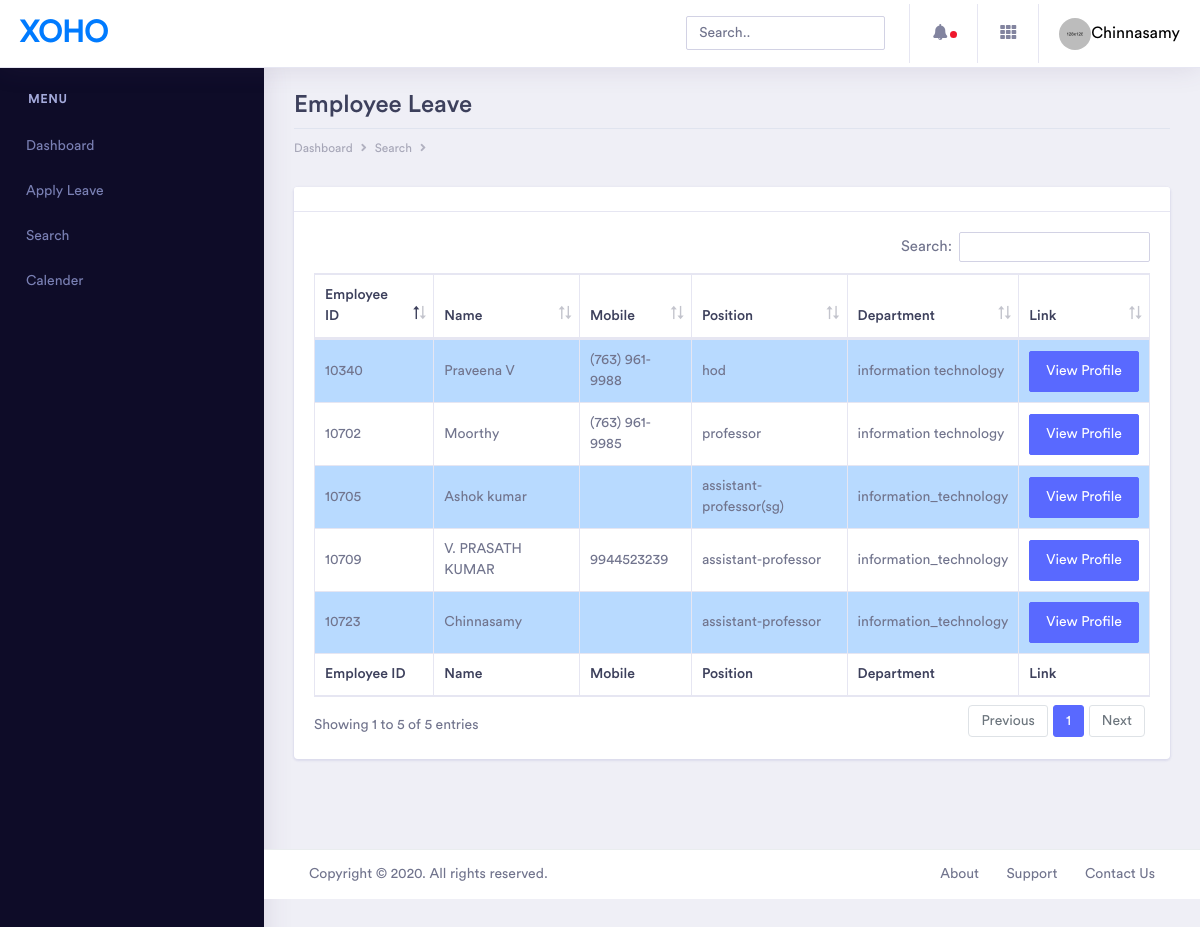
The page /xoho/search.php (signed in) on the database its author committed.
### tables this page shows
CREATE TABLE `employee` (
  `staff_id` int(11) NOT NULL,
  `name` varchar(30) DEFAULT NULL,
  `pic` varchar(50) DEFAULT NULL,
  `email` varchar(30) DEFAULT NULL,
  `dob` date DEFAULT NULL,
  `emp_id` int(11) DEFAULT NULL,
  `gender` varchar(20) DEFAULT NULL,
  `mobile` varchar(20) DEFAULT NULL,
  `password` varchar(20) DEFAULT NULL,
  `role` varchar(20) DEFAULT NULL,
  `position` varchar(30) DEFAULT NULL,
  `doj` date NOT NULL,
  `dept` varchar(50) NOT NULL,
  `imagename` varchar(50) NOT NULL,
  `cl` int(11) NOT NULL DEFAULT '0',
  `wh` int(11) NOT NULL DEFAULT '0',
  `loss` int(11) NOT NULL DEFAULT '0',
  `od` int(11) NOT NULL DEFAULT '0',
  `notify` int(10) NOT NULL DEFAULT '1'
);

### xoho/pages/search.php (the view, shortened to what this page needs)
<div class="container-fluid  dashboard-content">
    <div class="row">
        <div class="col-xl-12 col-lg-12 col-md-12 col-sm-12 col-12">
            <div class="page-header">
                <h2 class="pageheader-title">Employee Leave</h2>
                <div class="page-breadcrumb">
                    <nav aria-label="breadcrumb">
                        <ol class="breadcrumb">
                            <li class="breadcrumb-item"><a href="index.php" class="breadcrumb-link">Dashboard</a></li>
                            <li class="breadcrumb-item"><a href="#" class="breadcrumb-link">Search</a></li>
                            <li class="breadcrumb-item active" aria-current="page"></li>
                        </ol>
                    </nav>
                </div>
            </div>
        </div>
    </div>
    <div class="row">
        <div class="col-xl-12 col-lg-12 col-md-12 col-sm-12 col-12">
            <div class="card">
                <div class="card-header">
                </div>
                <div class="card-body">
                    <div class="table-responsive">
                        <table id="example1" class="table table-striped table-bordered second" style="width:100%">
                            <thead>
                                <tr>
                                    <th>Employee ID</th>
                                    <th>Name</th>
                                    <th>Mobile</th>
                                    <th>Position</th>
                                    <th>Department</th>
                                    <th>Link</th>
                                </tr>
                            </thead>
                            <tbody>
                              <?php
                                  include('php/connection.php');
                                  $sql="SELECT emp_id,name,mobile,position,dept FROM employee";
                                  $result = mysqli_query($con,$sql);
                                  if ($result->num_rows>0) {
                                    while ($row = $result->fetch_assoc()){
                                      echo "<tr><td>".$row['emp_id']."</td><td>";
                                      echo $row['name']."</td><td>";
                                      echo $row['mobile']."</td><td>";
                                      echo $row['position']."</td><td>";
                                       echo $row['dept']."</td><td>";
                                      echo "<button class='btn btn-primary' id='".$row['emp_id']."' onclick='profileView(this)'>View Profile</button></td></tr>";
                                    }
                                  }
                                  else{
                                    echo "<tr><td id='rack' colspan='5' style='text-align:center;'>No result found</td></tr>";
                                  }
                              ?>
                            </tbody>
                            <tfoot>
                                <tr>
                                    <th>Employee ID</th>
                                    <th>Name</th>
                                    <th>Mobile</th>
                                    <th>Position</th>
                                    <th>Department</th>
                                    <th>Link</th>
                                </tr>
                            </tfoot>
                        </table>
                    </div>
                </div>
            </div>
        </div>
    </div>
</div>

### xoho/search.php (shortened to what this page needs)
<!doctype html>
<html lang="en">
<head>
    <link rel="stylesheet" href="assets/vendor/bootstrap/css/bootstrap.min.css">
    <link href="assets/vendor/fonts/circular-std/style.css" rel="stylesheet">
    <link rel="stylesheet" href="assets/libs/css/style.css">
    <link rel="stylesheet" href="assets/vendor/fonts/fontawesome/css/fontawesome-all.css">
    <link rel="stylesheet" type="text/css" href="assets/vendor/datatables/css/dataTables.bootstrap4.css">
    <link rel="stylesheet" type="text/css" href="assets/vendor/datatables/css/buttons.bootstrap4.css">
    <link rel="stylesheet" type="text/css" href="assets/vendor/datatables/css/select.bootstrap4.css">
    <link rel="stylesheet" type="text/css" href="assets/vendor/datatables/css/fixedHeader.bootstrap4.css">
</head>
<body onload="$('.loader').removeClass('is-active');">
    <div class="dashboard-main-wrapper">
        <?php
            include('components/header.php');
            include('components/sidebar.php');
        ?>
        <div class="dashboard-wrapper">
            <?php
                include('pages/search.php');
                include('components/footer.php');
            ?>
        </div>
    </div>
</body>
</html>

### xoho/components/header.php (shortened to what this page needs)
<?php
    if(isset($_SESSION['pic'])){
        $img=$_SESSION['pic'];
        $path='images/'.$img;
    }
    else{
        $path='images/avatar.jpg';
    }
?>
<div class="dashboard-header">
    <nav class="navbar navbar-expand-lg bg-white fixed-top">
        <a class="navbar-brand" href="index.html">XOHO</a>
        <div class="collapse navbar-collapse " id="navbarSupportedContent">
            <ul class="navbar-nav ml-auto navbar-right-top">
                <li class="nav-item">
                    <div id="custom-search" class="top-search-bar">
                        <input class="form-control" type="text" placeholder="Search..">
                    </div>
                </li>
                <li class="nav-item dropdown notification">
                    <a class="nav-link nav-icons" href="#" id="navbarDropdownMenuLink1" data-toggle="dropdown" aria-haspopup="true" aria-expanded="false"><i class="fas fa-fw fa-bell"></i><span class="indicator"></span></a>
                </li>
                <li class="nav-item dropdown connection">
                    <a class="nav-link" href="#" id="navbarDropdown" role="button" data-toggle="dropdown" aria-haspopup="true" aria-expanded="false"> <i class="fas fa-fw fa-th"></i> </a>
                </li>
                <li class="nav-item dropdown nav-user">
                    <a class="nav-link nav-user-img" href="#" id="navbarDropdownMenuLink2" data-toggle="dropdown" aria-haspopup="true" aria-expanded="false"><img src="<?php echo $path; ?>" id="icon" alt="" class="user-avatar-md rounded-circle"><span style="color: black"><?php echo ucwords($_SESSION['name']); ?></sapn></a>
                </li>
            </ul>
        </div>
    </nav>
</div>

### xoho/components/sidebar.php (shortened to what this page needs)
 <div class="nav-left-sidebar sidebar-dark">
    <div class="menu-list">
        <nav class="navbar navbar-expand-lg navbar-light">
            <div class="collapse navbar-collapse" id="navbarNav">
                <ul class="navbar-nav flex-column">
                    <li class="nav-divider">
                        Menu
                    </li>
                    <li class="nav-item">
                        <a class="nav-link" href="index.php">Dashboard</a>
                    </li>
                     <li class="nav-item">
                        <a class="nav-link" href="leave_application.php">Apply Leave</a>
                    </li>
                    <li class="nav-item">
                        <a class="nav-link" href="search.php">Search</a>
                    </li>
                    <li class="nav-item">
                        <a class="nav-link" href="calender.php">Calender</a>
                    </li>
                </ul>
            </div>
        </nav>
    </div>
</div>

### xoho/components/footer.php (shortened to what this page needs)
<div class="footer">
    <div class="container-fluid">
        <div class="row">
            <div class="col-xl-6 col-lg-6 col-md-6 col-sm-12 col-12">
                 Copyright © 2020. All rights reserved.
            </div>
            <div class="col-xl-6 col-lg-6 col-md-6 col-sm-12 col-12">
                <div class="text-md-right footer-links d-none d-sm-block">
                    <a href="javascript: void(0);">About</a>
                    <a href="javascript: void(0);">Support</a>
                    <a href="javascript: void(0);">Contact Us</a>
                </div>
            </div>
        </div>
    </div>
</div>

### rows shown on the page
employee: emp "10723", name "Chinnasamy", position "assistant-professor", dept "information_technology"
employee: emp "10705", name "Ashok kumar", position "assistant-professor(sg)", dept "information_technology"
employee: emp "10340", name "Praveena V", mobile "(763) 961-9988", position "hod", dept "information technology"
employee: emp "10709", name "V. PRASATH KUMAR", mobile "9944523239", position "assistant-professor", dept "information_technology"
employee: emp "10702", name "Moorthy", mobile "(763) 961-9985", position "professor", dept "information technology"

### other values the page prints
$_SESSION['name'] "Chinnasamy"
